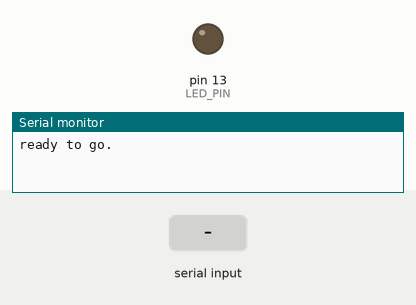
A sketch run on a simulated Arduino Uno, built with avr-gcc and run on an emulated ATmega328P. Shown: output pins drawn as LEDs (lit = HIGH), the last lines printed to the serial monitor. Inputs (shaded band) come from the test bench.

Above: at 1.2 s.
1.3 s: "1" received over the second serial link
At 2.3 s:
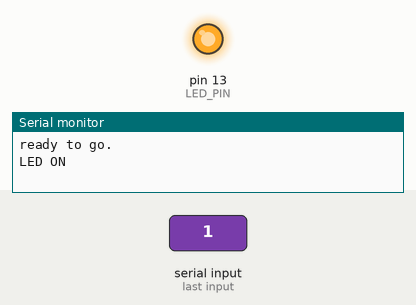
2.8 s: "0" received over the second serial link
At 3.4 s:
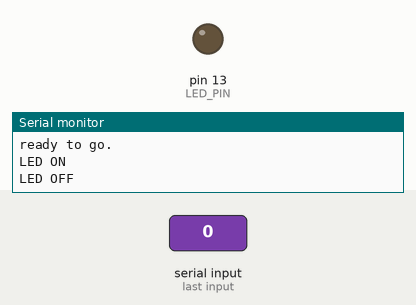
Timing chart, 0 to 5.8 s (numbered marks = the images above; inputs shaded):
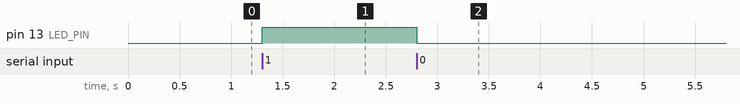

The sketch:

bt_remote_blinking.ino
```cpp
#include "SoftwareSerial.h"
#include <Wire.h>

#define RX_PIN 2  // to be connected to TX of the BT module
#define TX_PIN 3  // to be connected to RX of the BT module
#define LED_PIN 13

SoftwareSerial channel(RX_PIN, TX_PIN);

void setup() {
  pinMode(LED_PIN,OUTPUT);
  channel.begin(9600);

  Serial.begin(9600);
  while (!Serial){}
  Serial.println("ready to go.");
}

void loop() {
  if (channel.available()) {
    char msg= (char) channel.read();
    if (msg == '1'){
      Serial.println("LED ON");
      digitalWrite(LED_PIN,HIGH);
      channel.println("ok");
    } else if (msg == '0'){
      Serial.println("LED OFF");
      digitalWrite(LED_PIN,LOW);
      channel.println("ok");
    }  else {
      Serial.println((int) msg);
    }
  }
}
```

Measured:
- after the input at 1.3 s, pin 13 (LED_PIN): LOW → HIGH at once
- after the input at 2.8 s, pin 13 (LED_PIN): HIGH → LOW at once
